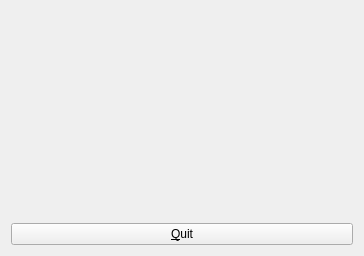
<ui version="4.0" >
 <class>Form</class>
 <widget class="QWidget" name="Form" >
  <property name="geometry" >
   <rect>
    <x>0</x>
    <y>0</y>
    <width>364</width>
    <height>256</height>
   </rect>
  </property>
  <property name="windowTitle" >
   <string>Test ColorViewerWidget</string>
  </property>
  <layout class="QGridLayout" >
   <item row="0" column="0" >
    <widget class="ColorViewerWidget" native="1" name="drawArea" />
   </item>
   <item row="1" column="0" >
    <widget class="QPushButton" name="btnQuit" >
     <property name="text" >
      <string>&amp;Quit</string>
     </property>
    </widget>
   </item>
  </layout>
 </widget>
 <customwidgets>
  <customwidget>
   <class>ColorViewerWidget</class>
   <extends>QWidget</extends>
   <header>ColorViewerWidget</header>
   <container>1</container>
  </customwidget>
 </customwidgets>
 <resources/>
 <connections>
  <connection>
   <sender>btnQuit</sender>
   <signal>clicked()</signal>
   <receiver>Form</receiver>
   <slot>close()</slot>
   <hints>
    <hint type="sourcelabel" >
     <x>336</x>
     <y>276</y>
    </hint>
    <hint type="destinationlabel" >
     <x>242</x>
     <y>272</y>
    </hint>
   </hints>
  </connection>
 </connections>
</ui>
